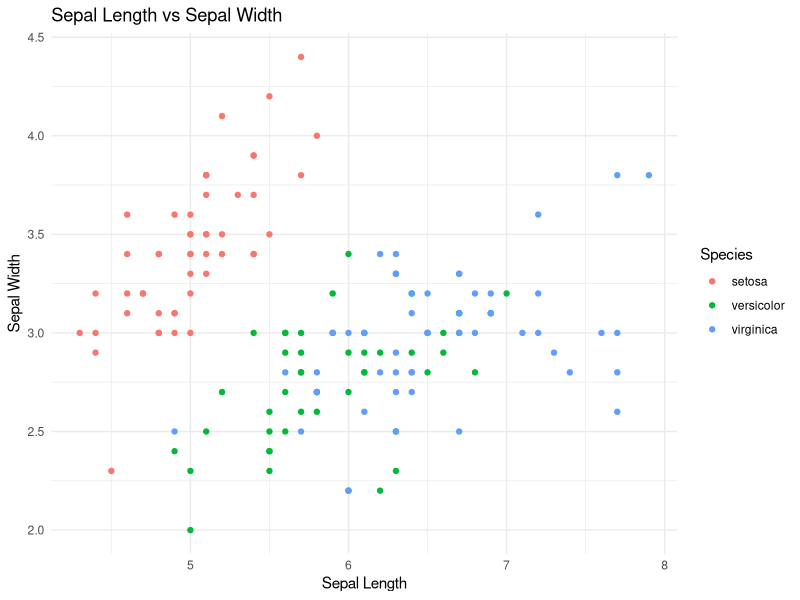
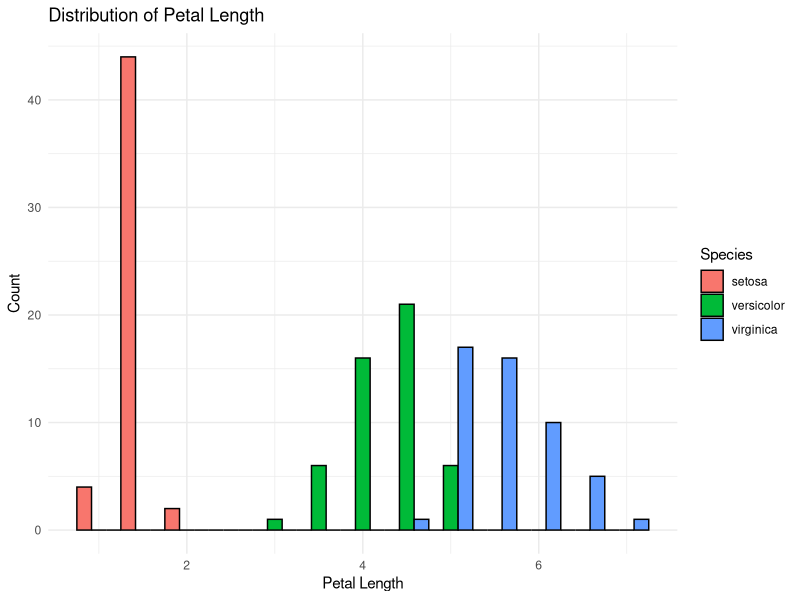
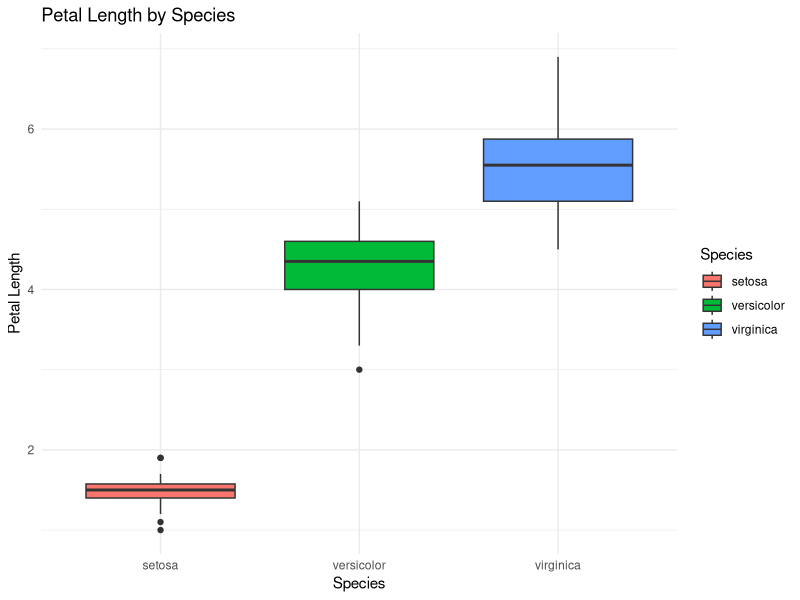

Generate these figures, in order, with R:
#creating basic plots in R using ggplot2 package with iris data

install.packages("ggplot2")    #install ggplot2 packlage if you haven't already
library(ggplot2)               #load ggplot2 
data("iris")                   #loading iris dataset

#creating scatter plot using iris dataset
ggplot(iris, aes(x = Sepal.Length, y = Sepal.Width, color = Species)) +
  geom_point() +
  labs(title = "Sepal Length vs Sepal Width",
       x = "Sepal Length",
       y = "Sepal Width") +
  theme_minimal()

#creating histogram of petal.length for iris data
ggplot(iris, aes(x = Petal.Length, fill = Species)) +
  geom_histogram(binwidth = 0.5, position = "dodge", color = "black") +
  labs(title = "Distribution of Petal Length",
       x = "Petal Length",
       y = "Count") +
  theme_minimal()

#creating box plot of petal.length for iris data
ggplot(iris, aes(x = Species, y = Petal.Length, fill = Species)) +
  geom_boxplot() +
  labs(title = "Petal Length by Species",
       x = "Species",
       y = "Petal Length") +
  theme_minimal()

